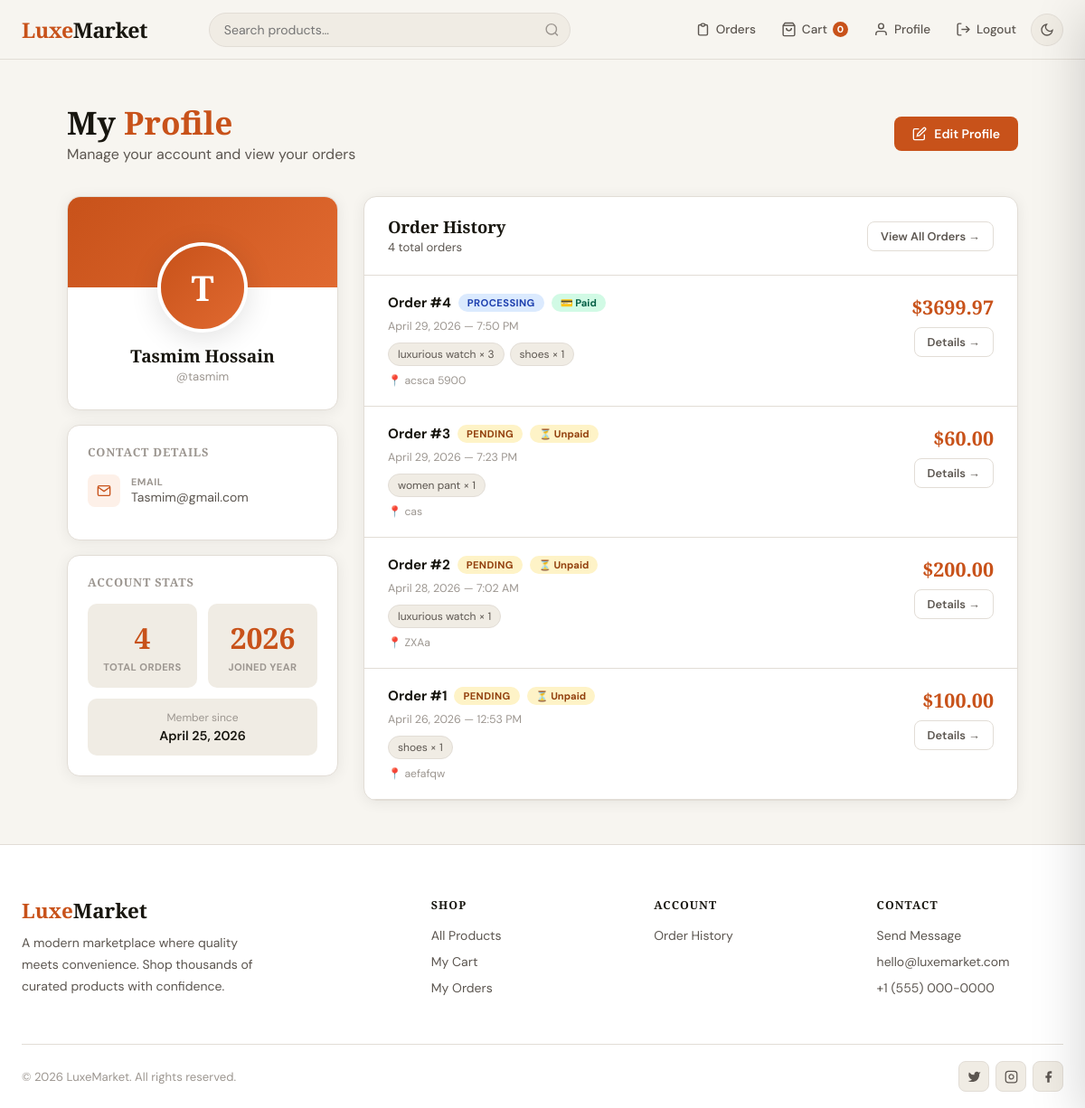
Screenshot of /profile/ (signed in) with the database file from the repository.
### store/models.py (models this page shows, shortened)
class Order(models.Model):
    STATUS = [
        ('pending',    'Pending'),
        ('processing', 'Processing'),
        ('shipped',    'Shipped'),
        ('delivered',  'Delivered'),
        ('cancelled',  'Cancelled'),
    ]
    PAY_STATUS = [
        ('unpaid',   'Unpaid'),
        ('paid',     'Paid'),
        ('failed',   'Failed'),
        ('refunded', 'Refunded'),
    ]
    user                   = models.ForeignKey(User, on_delete=models.CASCADE, related_name='orders')
    created_at             = models.DateTimeField(auto_now_add=True)
    status                 = models.CharField(max_length=20, choices=STATUS, default='pending')
    payment_status         = models.CharField(max_length=20, choices=PAY_STATUS, default='unpaid')
    stripe_payment_intent  = models.CharField(max_length=200, blank=True)
    total_amount           = models.DecimalField(max_digits=10, decimal_places=2)
    shipping_address       = models.TextField(blank=True)
    class Meta:
        ordering = ['-created_at']

class OrderItem(models.Model):
    order        = models.ForeignKey(Order, on_delete=models.CASCADE, related_name='items')
    product      = models.ForeignKey(Product, on_delete=models.SET_NULL, null=True)
    product_name = models.CharField(max_length=300)
    price        = models.DecimalField(max_digits=10, decimal_places=2)
    quantity     = models.PositiveIntegerField()

### store/views.py (the view)
# urls.py: path('profile/',       views.profile_view, name='profile'),
@login_required
def profile_view(request):
    profile, _ = UserProfile.objects.get_or_create(user=request.user)
    orders = Order.objects.filter(user=request.user).prefetch_related('items')
    return render(request, 'store/profile.html', {
        'profile': profile,
        'orders':  orders,
    })

### store/context_processors.py (called while the page is built)
def globals(request):
    ctx = {
        'cart_count': 0,
        'unread_count': 0,
        'STRIPE_PUBLIC_KEY': settings.STRIPE_PUBLIC_KEY,
    }
    if request.user.is_authenticated:
        try:
            ctx['cart_count'] = Cart.objects.get(user=request.user).item_count
        except Cart.DoesNotExist:
            pass
        if request.user.is_staff or request.user.is_superuser:
            ctx['unread_count'] = ContactMessage.objects.filter(is_read=False).count()
    return ctx

### store/models.py (called while the page is built)
    @property
    def item_count(self):
        return sum(i.quantity for i in self.items.all())

### templates/store/profile.html (shortened to what this page needs)
{% extends 'store/base.html' %}
{% block content %}
<div style="margin-top:var(--nav-h);padding:48px 0;min-height:100vh;background:var(--bg)">
  <div class="container" style="max-width:1100px">
    <div style="display:flex;align-items:center;justify-content:space-between;flex-wrap:wrap;gap:16px;margin-bottom:36px">
      <div>
        <h1 style="font-family:'Playfair Display',serif;font-size:clamp(1.6rem,3vw,2.2rem)">
          My <span style="color:var(--accent)">Profile</span>
        </h1>
        <p style="color:var(--text2);margin-top:4px">Manage your account and view your orders</p>
      </div>
      <a href="{% url 'profile_edit' %}" class="btn btn-primary">
        <svg xmlns="http://www.w3.org/2000/svg" fill="none" viewBox="0 0 24 24" stroke="currentColor" stroke-width="2" width="16" height="16">
          <path d="M11 4H4a2 2 0 0 0-2 2v14a2 2 0 0 0 2 2h14a2 2 0 0 0 2-2v-7"/>
          <path d="M18.5 2.5a2.121 2.121 0 0 1 3 3L12 15l-4 1 1-4 9.5-9.5z"/>
        </svg>
        Edit Profile
      </a>
    </div>
    <div style="display:grid;grid-template-columns:300px 1fr;gap:28px;align-items:start">
      <div>
        <div style="background:var(--surface);border:1px solid var(--border);border-radius:var(--radius);overflow:visible;box-shadow:var(--shadow);">
          <div style="display:flex;flex-direction:column;align-items:center;padding:0 24px 28px;">
            <div style="width:100px;height:100px;border-radius:50%;overflow:hidden;
                        border:4px solid var(--surface);box-shadow:var(--shadow-md);
                        background:var(--surface2);flex-shrink:0;
                        margin-top:-50px;position:relative;z-index:10;">
              {% if profile.avatar %}
                <img src="{{ profile.avatar.url }}" alt="Avatar"
                     style="width:100%;height:100%;object-fit:cover;object-position:top center;display:block;" />
              {% else %}
                <div style="width:100%;height:100%;display:flex;align-items:center;justify-content:center;
                            font-size:2.4rem;font-weight:700;font-family:'Playfair Display',serif;
                            background:linear-gradient(135deg,var(--accent),var(--accent2));color:#fff;">
                  {{ request.user.first_name|first|upper|default:request.user.username|first|upper }}
                </div>
              {% endif %}
            </div>
            <h2 style="margin-top:14px;font-size:1.2rem;text-align:center;font-family:'Playfair Display',serif;">
              {{ request.user.get_full_name|default:request.user.username }}
            </h2>
            <p style="color:var(--text3);font-size:.82rem;margin-top:3px;">@{{ request.user.username }}</p>
          </div>
        </div>
        <div style="background:var(--surface);border:1px solid var(--border);border-radius:var(--radius);padding:22px;margin-top:16px;box-shadow:var(--shadow);">
          <h3 style="font-size:.8rem;font-weight:700;text-transform:uppercase;letter-spacing:.8px;color:var(--text3);margin-bottom:16px;">
            Contact Details
          </h3>
          {% if request.user.email %}
          <div style="display:flex;align-items:center;gap:12px;margin-bottom:14px;">
            <div style="width:36px;height:36px;border-radius:8px;background:var(--accent-bg);display:flex;align-items:center;justify-content:center;flex-shrink:0;color:var(--accent);">
              <svg xmlns="http://www.w3.org/2000/svg" fill="none" viewBox="0 0 24 24" stroke="currentColor" stroke-width="2" width="16" height="16"><path d="M4 4h16c1.1 0 2 .9 2 2v12c0 1.1-.9 2-2 2H4c-1.1 0-2-.9-2-2V6c0-1.1.9-2 2-2z"/><polyline points="22,6 12,13 2,6"/></svg>
            </div>
            <div>
              <div style="font-size:.68rem;color:var(--text3);font-weight:700;text-transform:uppercase;letter-spacing:.5px;">Email</div>
              <div style="font-size:.875rem;color:var(--text2);margin-top:1px;">{{ request.user.email }}</div>
            </div>
          </div>
          {% endif %}
        </div>
        <div style="background:var(--surface);border:1px solid var(--border);border-radius:var(--radius);padding:22px;margin-top:16px;box-shadow:var(--shadow);">
          <h3 style="font-size:.8rem;font-weight:700;text-transform:uppercase;letter-spacing:.8px;color:var(--text3);margin-bottom:16px;">
            Account Stats
          </h3>
          <div style="display:grid;grid-template-columns:1fr 1fr;gap:12px;">
            <div style="text-align:center;padding:16px;background:var(--surface2);border-radius:10px;">
              <div style="font-family:'Playfair Display',serif;font-size:2rem;font-weight:900;color:var(--accent);">{{ orders|length }}</div>
              <div style="font-size:.7rem;color:var(--text3);font-weight:700;text-transform:uppercase;letter-spacing:.4px;margin-top:4px;">Total Orders</div>
            </div>
            <div style="text-align:center;padding:16px;background:var(--surface2);border-radius:10px;">
              <div style="font-family:'Playfair Display',serif;font-size:2rem;font-weight:900;color:var(--accent);">{{ request.user.date_joined|date:"Y" }}</div>
              <div style="font-size:.7rem;color:var(--text3);font-weight:700;text-transform:uppercase;letter-spacing:.4px;margin-top:4px;">Joined Year</div>
            </div>
          </div>
          <div style="margin-top:12px;padding:13px;background:var(--surface2);border-radius:10px;text-align:center;">
            <div style="font-size:.75rem;color:var(--text3);">Member since</div>
            <div style="font-weight:600;font-size:.9rem;margin-top:3px;">{{ request.user.date_joined|date:"F j, Y" }}</div>
          </div>
        </div>
      </div>
      <div>
        <div style="background:var(--surface);border:1px solid var(--border);border-radius:var(--radius);overflow:hidden;box-shadow:var(--shadow);">
          <div style="padding:22px 26px;border-bottom:1px solid var(--border);display:flex;align-items:center;justify-content:space-between;flex-wrap:wrap;gap:12px;">
            <div>
              <h2 style="font-size:1.15rem;font-family:'Playfair Display',serif;">Order History</h2>
              <p style="color:var(--text2);font-size:.82rem;margin-top:3px;">{{ orders|length }} total order{{ orders|length|pluralize }}</p>
            </div>
            <a href="{% url 'orders' %}" class="btn btn-ghost btn-sm">View All Orders →</a>
          </div>
          {% if orders %}
          {% for order in orders %}
          <div style="padding:20px 26px;border-bottom:1px solid var(--border);transition:background .2s ease;"
               onmouseover="this.style.background='var(--surface2)'" onmouseout="this.style.background='transparent'">
            <div style="display:flex;align-items:flex-start;justify-content:space-between;flex-wrap:wrap;gap:12px;">
              <div style="flex:1;min-width:200px;">
                <div style="display:flex;align-items:center;gap:8px;flex-wrap:wrap;margin-bottom:8px;">
                  <span style="font-weight:700;font-size:.95rem;">Order #{{ order.pk }}</span>
                  <span style="display:inline-flex;align-items:center;padding:3px 10px;border-radius:20px;font-size:.7rem;font-weight:700;text-transform:uppercase;letter-spacing:.4px;
                    {% if order.status == 'delivered' %}background:#d1fae5;color:#065f46;
                    {% elif order.status == 'processing' or order.status == 'confirmed' %}background:#dbeafe;color:#1e40af;
                    {% elif order.status == 'cancelled' %}background:#fee2e2;color:#991b1b;
                    {% elif order.status == 'shipped' or order.status == 'ready' %}background:#ede9fe;color:#5b21b6;
                    {% else %}background:#fef3c7;color:#92400e;{% endif %}">
                    {{ order.get_status_display }}
                  </span>
                  <span style="display:inline-flex;align-items:center;padding:3px 10px;border-radius:20px;font-size:.7rem;font-weight:700;
                    {% if order.payment_status == 'paid' %}background:#d1fae5;color:#065f46;
                    {% elif order.payment_status == 'failed' %}background:#fee2e2;color:#991b1b;
                    {% else %}background:#fef3c7;color:#92400e;{% endif %}">
                    {% if order.payment_status == 'paid' %}💳 Paid{% elif order.payment_status == 'failed' %}✗ Failed{% else %}⏳ Unpaid{% endif %}
                  </span>
                </div>
                <p style="font-size:.78rem;color:var(--text3);margin-bottom:10px;">{{ order.created_at|date:"F j, Y — g:i A" }}</p>
                <div style="display:flex;flex-wrap:wrap;gap:6px;">
                  {% for oi in order.items.all %}
                  <span style="display:inline-flex;align-items:center;gap:4px;padding:4px 10px;background:var(--surface2);border:1px solid var(--border);border-radius:20px;font-size:.75rem;color:var(--text2);">
                    {{ oi.item_name|default:oi.product_name }} × {{ oi.quantity }}
                  </span>
                  {% endfor %}
                </div>
                {% if order.delivery_address or order.shipping_address %}
                <p style="font-size:.76rem;color:var(--text3);margin-top:8px;">
                  📍 {{ order.delivery_address|default:order.shipping_address|truncatechars:60 }}
                </p>
                {% endif %}
              </div>
              <div style="text-align:right;flex-shrink:0;">
                <div style="font-family:'Playfair Display',serif;font-size:1.35rem;font-weight:700;color:var(--accent);">${{ order.total_amount }}</div>
                <a href="{% url 'order_detail' order.pk %}" class="btn btn-ghost btn-sm" style="margin-top:8px;">Details →</a>
              </div>
            </div>
          </div>
          {% endfor %}
          {% endif %}
        </div>
      </div>
    </div>
  </div>
</div>
{% endblock %}

### static/css/main.css (style rules this page uses)
:root { --bg: #f7f5f0; --bg2: #ffffff; --surface: #ffffff; --surface2: #f0ece4; --border: #e2ddd6; --text: #18160f; --text2: #5c5650; --text3: #9c9690; --accent: #c8521a; --accent2: #e06930; --accent-bg: #fdf0e8; --gold: #d4a843; --success: #1a8a50; --danger: #d02020; --warn: #e09000; --nav-h: 66px; --radius: 14px; --radius-sm: 8px; --shadow: 0 2px 16px rgba(0,0,0,.07); --shadow-md: 0 6px 32px rgba(0,0,0,.12); --shadow-lg: 0 16px 56px rgba(0,0,0,.18); --ease: .28s cubic-bezier(.4,0,.2,1); }
*,*::before,*::after { box-sizing:border-box;margin:0;padding:0 }
html { scroll-behavior:smooth;font-size:16px }
body { font-family:'DM Sans',sans-serif;background:var(--bg);color:var(--text); transition:background var(--ease),color var(--ease);overflow-x:hidden;min-height:100vh }
a { text-decoration:none;color:inherit }
h1,h2,h3,h4 { font-family:'Playfair Display',serif;line-height:1.2 }
h1 { font-size:clamp(2rem,5vw,3.4rem) }
h2 { font-size:clamp(1.5rem,3vw,2.2rem) }
h3 { font-size:1.2rem }
.container { max-width:1320px;margin:0 auto;padding:0 24px }
.btn { display:inline-flex;align-items:center;gap:8px;padding:10px 20px; border-radius:var(--radius-sm);font-size:.875rem;font-weight:600; transition:all var(--ease);cursor:pointer;border:none;white-space:nowrap }
.btn svg { width:16px;height:16px;flex-shrink:0 }
.btn-primary { background:var(--accent);color:#fff }
.btn-ghost { background:transparent;color:var(--text2);border:1px solid var(--border) }
.btn-sm { padding:7px 14px;font-size:.8rem }

### rows the page displays
Order: pk "4", status "PROCESSING", payment_status "💳 Paid", created_at "April 29, 2026 — 7:50 PM", delivery_address "acsca 5900", total_amount "3699.97"
OrderItem: item_name "luxurious watch", quantity "3"
OrderItem: item_name "shoes", quantity "1"
Order: pk "3", status "PENDING", payment_status "⏳ Unpaid", created_at "April 29, 2026 — 7:23 PM", delivery_address "cas", total_amount "60.00"
OrderItem: item_name "women pant", quantity "1"
Order: pk "2", status "PENDING", payment_status "⏳ Unpaid", created_at "April 28, 2026 — 7:02 AM", delivery_address "ZXAa", total_amount "200.00"
OrderItem: item_name "luxurious watch", quantity "1"
Order: pk "1", status "PENDING", payment_status "⏳ Unpaid", created_at "April 26, 2026 — 12:53 PM", delivery_address "aefafqw", total_amount "100.00"
OrderItem: item_name "shoes", quantity "1"

### other values shown
{{ cart_count }} "0"
{{ request.user.get_full_name|default:request.user.username }} "Tasmim Hossain"
{{ request.user.username }} "tasmim"
{{ request.user.email }} "Tasmim@gmail.com"
{{ orders|length }} "4"
{{ request.user.date_joined|date:"Y" }} "2026"
{{ request.user.date_joined|date:"F j, Y" }} "April 25, 2026"
